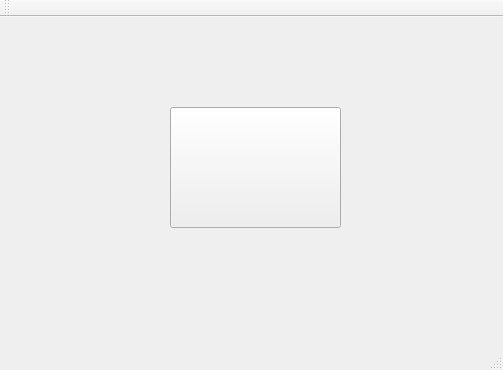
<?xml version="1.0" encoding="UTF-8"?>
<ui version="4.0">
 <class>MainWindow</class>
 <widget class="QMainWindow" name="MainWindow">
  <property name="geometry">
   <rect>
    <x>0</x>
    <y>0</y>
    <width>503</width>
    <height>370</height>
   </rect>
  </property>
  <property name="windowTitle">
   <string>MainWindow</string>
  </property>
  <widget class="QWidget" name="centralWidget">
   <widget class="QPushButton" name="pushButton">
    <property name="geometry">
     <rect>
      <x>170</x>
      <y>90</y>
      <width>171</width>
      <height>121</height>
     </rect>
    </property>
    <property name="font">
     <font>
      <family>Abyssinica SIL</family>
      <pointsize>12</pointsize>
      <weight>75</weight>
      <italic>true</italic>
      <bold>true</bold>
      <strikeout>false</strikeout>
     </font>
    </property>
    <property name="autoFillBackground">
     <bool>false</bool>
    </property>
    <property name="styleSheet">
     <string notr="true">color: #5cf442;
border-image: url(/home/en/Projects/C++Projects/Qt_projects/Learning/Learning_01/img/ring_bell_button.png) 40 40 40 40;

 
</string>
    </property>
    <property name="text">
     <string/>
    </property>
    <property name="autoDefault">
     <bool>false</bool>
    </property>
   </widget>
  </widget>
  <widget class="QMenuBar" name="menuBar">
   <property name="geometry">
    <rect>
     <x>0</x>
     <y>0</y>
     <width>503</width>
     <height>24</height>
    </rect>
   </property>
  </widget>
  <widget class="QToolBar" name="mainToolBar">
   <attribute name="toolBarArea">
    <enum>TopToolBarArea</enum>
   </attribute>
   <attribute name="toolBarBreak">
    <bool>false</bool>
   </attribute>
  </widget>
  <widget class="QStatusBar" name="statusBar"/>
 </widget>
 <layoutdefault spacing="6" margin="11"/>
 <resources/>
 <connections/>
</ui>
